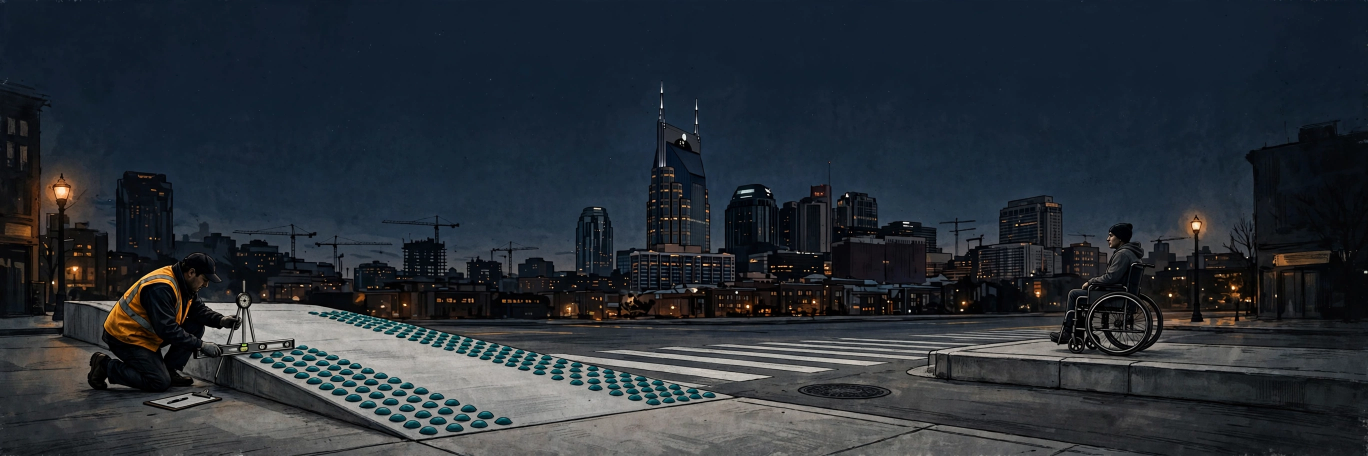
#> input picture hero_source/media-generation-hero-art-nashville-curb-ramps-0-6428b8d8-b341-4ee2-9cbd-d128cf21b0cf.webp, 2736 x 912 px (shown at 1/2 size); its folder holds only this picture in this run
$ python hero_composite.py
#> lines starting #> are read from the running program, lines starting #| are printed output that depends on the picture
# Composites the headline over generated art in hero_source/*.webp (first match).
from PIL import Image, ImageDraw, ImageFont
import os, glob
PKG=os.path.normpath(os.path.join(os.path.dirname(__file__),".."))
def main():
    cands=sorted(glob.glob(os.path.join(PKG,"hero_source","*.webp")))
    if not cands: print("NO hero_source art yet - hero.png not created (expected pre-QA)"); return
    src=cands[0]; img=Image.open(src).convert("RGB"); W,H=img.size
#> in main, img is the input picture: PIL image 2736x912 RGB; mean R, G, B 40, 46.8, 54.2
#> after `W, H = img.size`: W = 2736; H = 912
    sh=int(H*0.42); scrim=Image.new("L",(1,sh),0)
#> after `sh = int(H * 0.42)`: sh = 383
    for y in range(sh): scrim.putpixel((0,y), int(215*(1-y/sh)))
    scrim=scrim.resize((W,sh)); black=Image.new("RGB",(W,sh),(18,18,18))
#> after `scrim = scrim.resize((W, sh))`:
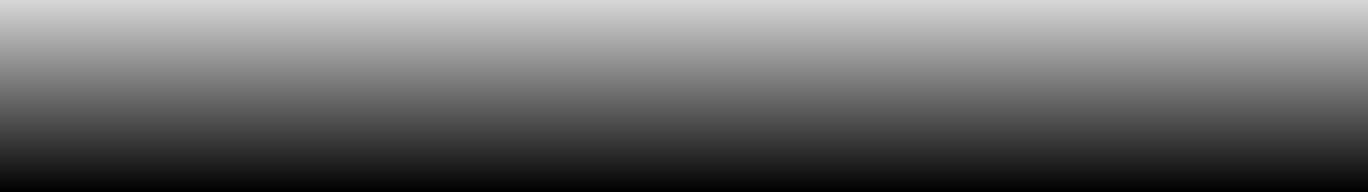
#> scrim: PIL image 2736x383 L (shown at 1/2 size); min 0, max 215, mean 107.3
#> after `black = Image.new('RGB', (W, sh), (18, 18, 18))`: black: PIL image 2736x383 RGB; every value is 18
    img.paste(Image.composite(black, img.crop((0,0,W,sh)), scrim),(0,0))
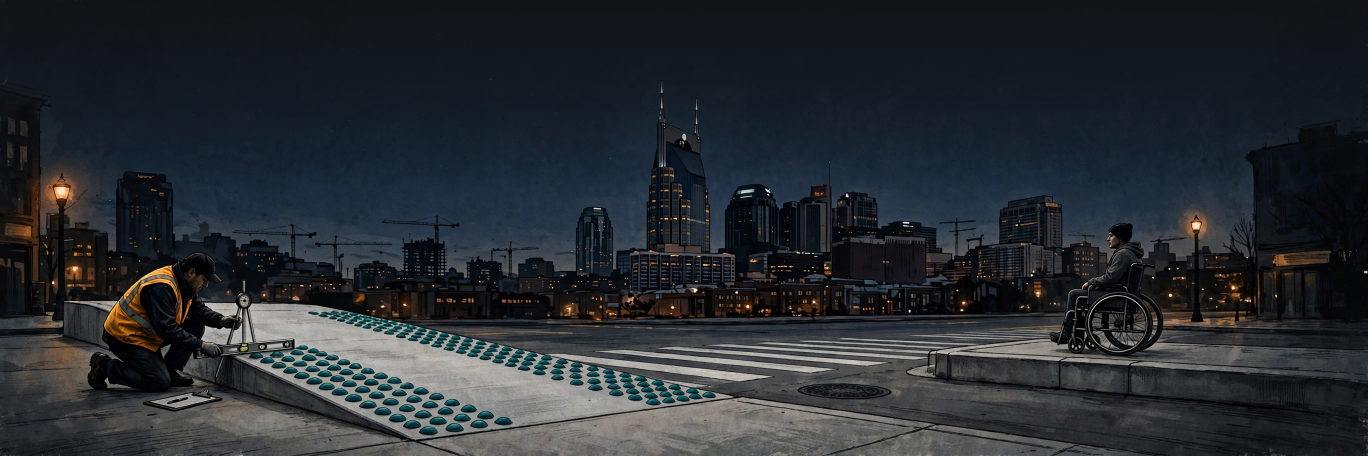
#> img: PIL image 2736x912 RGB (shown at 1/2 size); mean R, G, B 39.8, 44.3, 49
    d=ImageDraw.Draw(img)
    def font(sz): return ImageFont.truetype("/usr/share/fonts/truetype/dejavu/DejaVuSans-Bold.ttf",sz)
    x=int(W*0.045)
#> x = 123
    d.text((x,int(H*0.045)),"49.5%",font=font(int(H*0.115)),fill=(232,163,61))
    d.text((x,int(H*0.175)),"of Nashville's audited curb ramps are recorded",font=font(int(H*0.038)),fill=(245,245,245))
    d.text((x,int(H*0.225)),"as conforming - 4,035 are recorded No",font=font(int(H*0.038)),fill=(245,245,245))
    d.text((x,int(H*0.295)),"Metro Nashville Curb Ramps (Curb_Ramps_view) - 18,388 records pulled Nov 11, 2026  |  Machine Readable",font=font(int(H*0.020)),fill=(180,220,215))
    img.save(os.path.join(PKG,"hero.png")); print("hero.png",img.size,"from",src)
#> after `img.save(os.path.join(PKG, 'hero.png'))`:
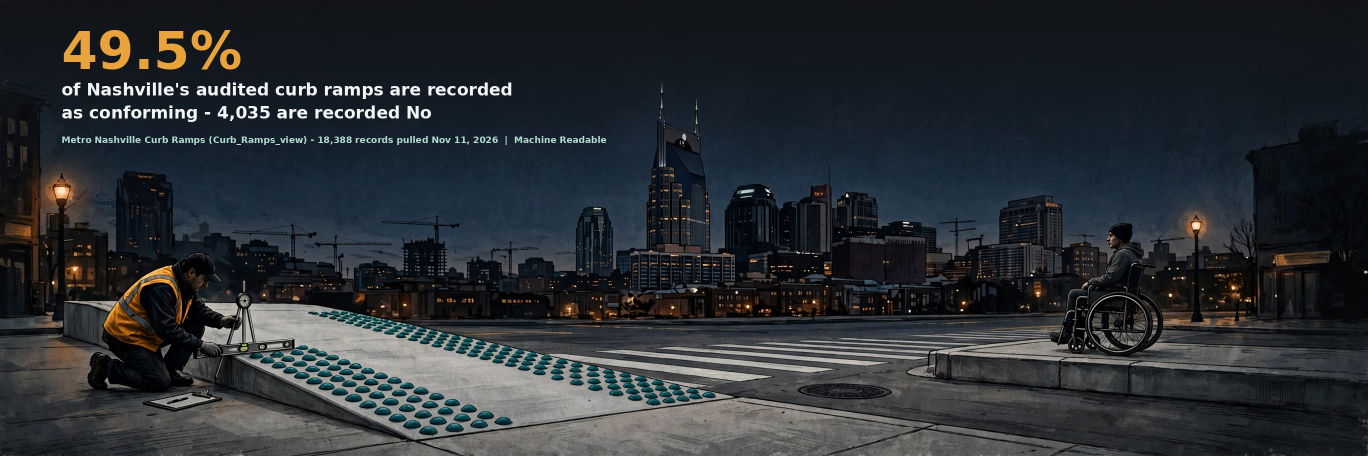
#> saved as hero.png: PIL image 2736x912 RGB (shown at 1/2 size); mean R, G, B 42.6, 46.8, 50.9
#| hero.png (2736, 912) from hero_source/media-generation-hero-art-nashville-curb-ramps-0-6428b8d8-b341-4ee2-9cbd-d128cf21b0cf.webp
if __name__=="__main__": main()
